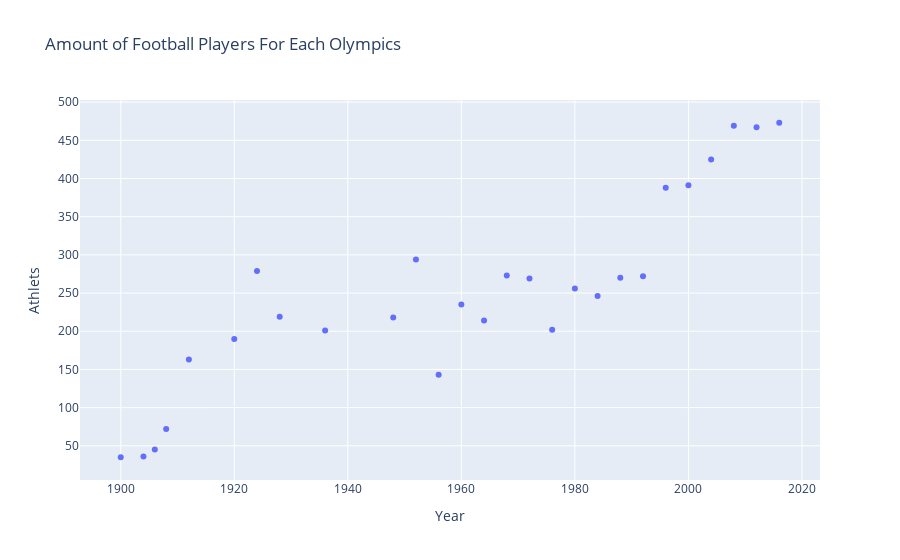

Notebook source saved alongside this figure:
### Code cell
football_df = athlete_events[(athlete_events['Sport'] == "Football")]

tmp = football_df.groupby(['Year', 'City'])['Season'].value_counts()
football_df = pd.DataFrame(data={'Athlets': tmp.values}, index=tmp.index).reset_index()

fig = px.scatter(football_df,
        x='Year',
        y='Athlets',
        title='Amount of Football Players For Each Olympics',
        
)

fig.show()

### Figure 1 — Plotly figure (JSON) as saved in the notebook; plotly's stock layout.template omitted (floating-point values rounded to 4 significant figures)
{"data": [{"hovertemplate": "Year=%{x}<br>Athlets=%{y}<extra></extra>", "legendgroup": "", "marker": {"color": "#636efa", "symbol": "circle"}, "mode": "markers", "name": "", "orientation": "v", "showlegend": false, "type": "scatter", "x": [1900, 1904, 1906, 1908, 1912, 1920, 1924, 1928, 1936, 1948, 1952, 1956, 1960, 1964, 1968, 1972, 1976, 1980, 1984, 1988, 1992, 1996, 2000, 2004, 2008, 2012, 2016], "xaxis": "x", "y": [35, 36, 45, 72, 163, 190, 279, 219, 201, 218, 294, 143, 235, 214, 273, 269, 202, 256, 246, 270, 272, 388, 391, 425, 469, 467, 473], "yaxis": "y"}], "layout": {"legend": {"tracegroupgap": 0}, "title": {"text": "Amount of Football Players For Each Olympics"}, "xaxis": {"anchor": "y", "domain": [0, 1], "title": {"text": "Year"}}, "yaxis": {"anchor": "x", "domain": [0, 1], "title": {"text": "Athlets"}}}}
